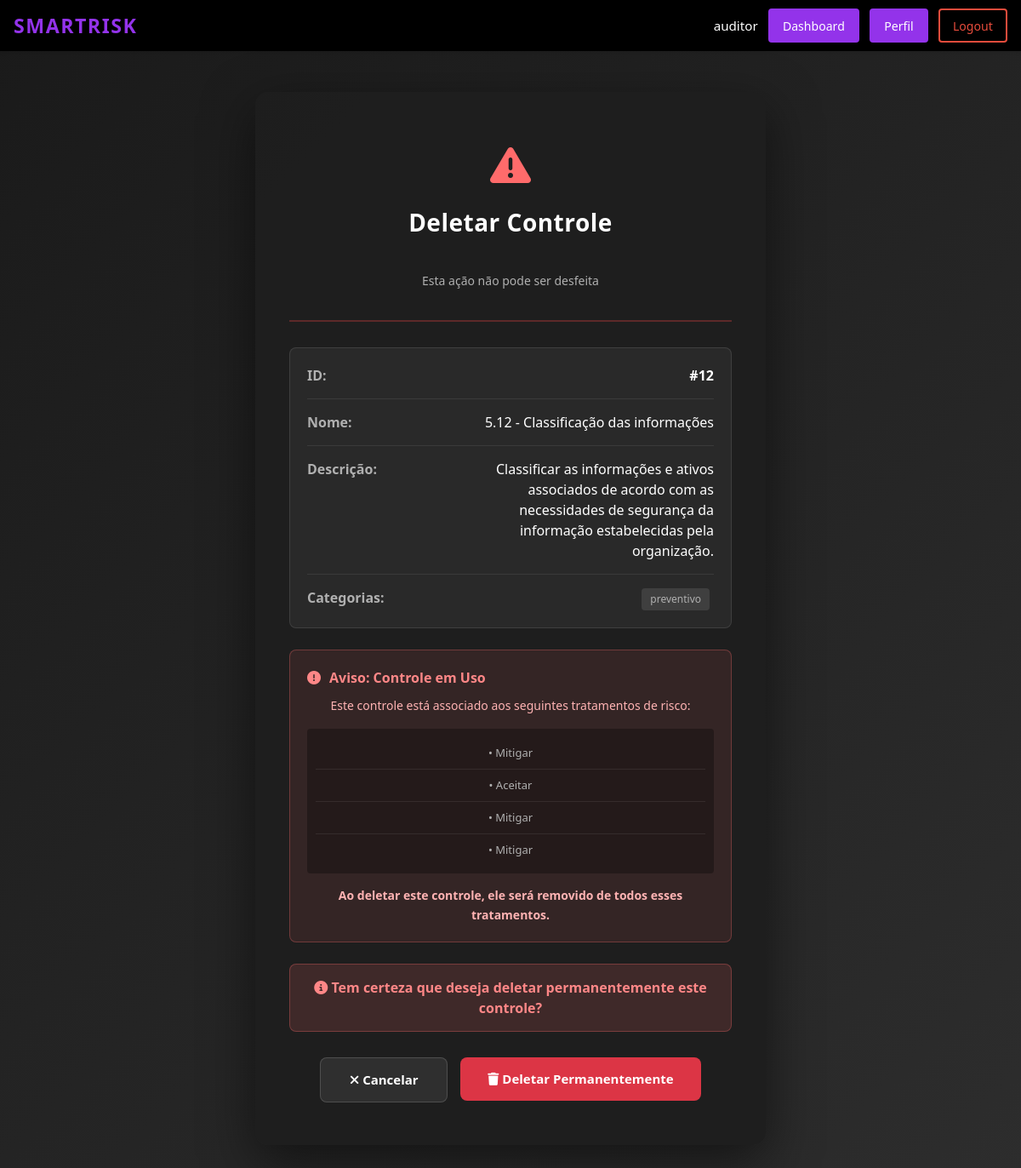
/deletar_controle/12/ (signed in), run on the app's committed database.
### ismsapp/models.py (models this page shows, shortened)
class Controle(models.Model):
    """The name or title of the control (e.g., from ISO 27001)."""
    nome = models.CharField(
        max_length=255,
        help_text="Nome ou título do controle (ex: '5.1 - Políticas de segurança da informação').",
    )
    """Detailed description of the control, including its purpose, scope, and how it should be implemented."""
    descricao = models.TextField(
        help_text="Descrição detalhada do controle: seu propósito, escopo e como deve ser implementado.",
    )
    """The categories this control belongs to (can be multiple)."""
    categorias = models.ManyToManyField(
        CategoriaControle,
        related_name="controles",
        help_text="Categorias às quais este controle pertence (Preventivo, Detectivo, ou Corretivo/Contingência).",
    )
    class Meta:
        verbose_name = "Controle"
        verbose_name_plural = "Controles"
        ordering = ["nome"]

class CategoriaControle(models.Model):
    class Tipo(models.TextChoices):
        PREVENTIVO = "preventivo", "Preventivo"
        DETECTIVO = "detectivo", "Detectivo"
        CORRETIVO = "corretivo", "Corretivo/Contingência"
    """The category type (unique, represents one of the three control categories)."""
    tipo = models.CharField(
        max_length=20,
        choices=Tipo.choices,
        unique=True,
        help_text="Tipo de categoria de controle.",
    )
    """Detailed description of what this category of control does."""
    descricao = models.TextField(
        default="",
        help_text="Descrição do tipo de controle.",
    )
    class Meta:
        verbose_name = "Categoria de Controle"
        verbose_name_plural = "Categorias de Controle"

class Tratamento(models.Model):
    class TipoTratamento(models.TextChoices):
        ACEITAR = "aceitar", "Aceitar"
        MITIGAR = "mitigar", "Mitigar"
        EVITAR = "evitar", "Evitar"
        COMPARTILHAR = "compartilhar", "Compartilhar"
    """The name or title of the treatment plan."""
    nome = models.CharField(
        max_length=255,
        blank=False,
        help_text="Nome do plano de tratamento.",
    )
    """The selected risk treatment strategy for this plan."""
    tipo_tratamento = models.CharField(
        max_length=20,
        choices=TipoTratamento.choices,
        help_text="Estratégia de resposta ao risco selecionada para este tratamento.",
    )
    """Detailed description of the treatment plan, including specific actions, responsible parties, and timelines."""
    descricao = models.TextField(
        help_text=(
            "Detalhes de implementação deste tratamento: quais ações serão tomadas, "
            "quem é o responsável e quaisquer prazos ou decisões relevantes."
        ),
    )
    """Indicates if this treatment represents an acceptance decision (no further action needed)."""
    aceito = models.BooleanField(
        default=False,
        help_text="Marca se este tratamento é uma decisão de aceitação do risco (sem ações adicionais).",
    )
    """Percentage reduction in probability expected from this treatment (0-100)."""
    reducao_probabilidade = models.PositiveSmallIntegerField(
        default=0,
        help_text="Porcentagem esperada de redução na probabilidade do risco (0-100).",
    )
    """Percentage reduction in consequence/impact expected from this treatment (0-100)."""
    reducao_impacto = models.PositiveSmallIntegerField(
        default=0,
        help_text="Porcentagem esperada de redução no impacto/consequência do risco (0-100).",
    )
    """Controls that are part of this treatment plan (many-to-many relationship)."""
    controles = models.ManyToManyField(
        Controle,
        related_name="tratamentos",
        blank=True,
        help_text="Controles que fazem parte deste plano de tratamento.",
    )
    class Meta:
        verbose_name = "Tratamento"
        verbose_name_plural = "Tratamentos"
    def __str__(self):
        return f"{self.get_tipo_tratamento_display()}"

### ismsapp/views.py (the view, shortened to what this page needs)
# urls.py: path("deletar_controle/<int:controle_id>/", views.DeleteControleView.as_view(), name="deletar_controle"),
class DeleteControleView(View):
    template_name = "ismsapp/deletar_controle.html"
    def _check_permission(self, user):
        if not user.is_authenticated:
            return False
        user_profile = getattr(user, 'profile', None)
        if not user_profile:
            return False
        allowed_actors = [
            UserProfile.Actor.SISTEMA_ADMIN,
            UserProfile.Actor.AUDITOR
        ]
        return user_profile.actor_type in allowed_actors
    @method_decorator(login_required(login_url="login"))
    def get(self, request, controle_id=None, *args, **kwargs):
        if not self._check_permission(request.user):
            return redirect('dashboard')
        from .models import Controle
        if not controle_id:
            return redirect('lista_controles')
        try:
            controle = Controle.objects.get(id=controle_id)
        except Controle.DoesNotExist:
            messages.error(request, "Controle não encontrado.")
            return redirect('lista_controles')
        tratamentos = controle.tratamentos.all()
        contexto = {
            'controle': controle,
            'controle_id': controle_id,
            'tratamentos': tratamentos,
            'page_title': f'Deletar Controle: {controle.nome}',
        }
        return render(request, self.template_name, contexto)

### ismsapp/templates/ismsapp/deletar_controle.html (shortened to what this page needs)
{% extends "ismsapp/base.html" %}
{% load static %}
{% block extra_css %}
    <link href="https://cdn.jsdelivr.net/npm/bootstrap@5.3.0/dist/css/bootstrap.min.css" rel="stylesheet">
    <link href="https://cdnjs.cloudflare.com/ajax/libs/font-awesome/6.4.0/css/all.min.css" rel="stylesheet">
    <link href="{% static 'css/ismsapp/cadastro_categoria_ativo.css' %}" rel="stylesheet">
{% endblock %}
{% block content %}
    <div class="cadastro-container delete-container">
        <div class="cadastro-card delete-card">
            <div class="delete-header">
                <div class="delete-icon">
                    <i class="fas fa-exclamation-triangle"></i>
                </div>
                <h1>Deletar Controle</h1>
                <p class="delete-message">Esta ação não pode ser desfeita</p>
            </div>
            <div class="delete-details">
                <div class="detail-item">
                    <span class="detail-label">ID:</span>
                    <span class="detail-value"><strong>#{{ controle.id }}</strong></span>
                </div>
                <div class="detail-item">
                    <span class="detail-label">Nome:</span>
                    <span class="detail-value">{{ controle.nome }}</span>
                </div>
                <div class="detail-item">
                    <span class="detail-label">Descrição:</span>
                    <span class="detail-value">{{ controle.descricao|truncatewords:20 }}</span>
                </div>
                <div class="detail-item">
                    <span class="detail-label">Categorias:</span>
                    <span class="detail-value">
                        {% for categoria in controle.categorias.all %}
                            <span class="category-badge {% if categoria.tipo == 'Preventivo' %}preventivo{% elif categoria.tipo == 'Detectivo' %}detectivo{% elif categoria.tipo == 'Corretivo' %}corretivo{% endif %}">
                                {{ categoria.tipo }}
                            </span>
                        {% empty %}
                            <span>Sem categorias</span>
                        {% endfor %}
                    </span>
                </div>
            </div>
            {% if tratamentos %}
                <div class="warning-section">
                    <div class="warning-title">
                        <i class="fas fa-exclamation-circle"></i>
                        Aviso: Controle em Uso
                    </div>
                    <div class="warning-message">
                        <p>Este controle está associado aos seguintes tratamentos de risco:</p>
                        <div class="tratamentos-list">
                            {% for tratamento in tratamentos %}
                                <div class="tratamento-item">
                                    • {{ tratamento }}
                                </div>
                            {% endfor %}
                        </div>
                        <p style="margin-top: 15px; margin-bottom: 0;">
                            <strong>Ao deletar este controle, ele será removido de todos esses tratamentos.</strong>
                        </p>
                    </div>
                </div>
            {% endif %}
            <div class="confirmation-message">
                <i class="fas fa-info-circle"></i>
                Tem certeza que deseja deletar permanentemente este controle?
            </div>
            <div class="delete-buttons">
                <a href="{% url 'lista_controles' %}" class="btn btn-cancel">
                    <i class="fas fa-times"></i> Cancelar
                </a>
                <form method="post" style="display: inline;">
                    <button type="submit" class="btn btn-delete">
                        <i class="fas fa-trash"></i> Deletar Permanentemente
                    </button>
                </form>
            </div>
        </div>
    </div>
{% endblock %}

### ismsapp/templates/ismsapp/base.html (shortened to what this page needs)
{% load static %}
<!DOCTYPE html>
<html lang="en">
<head>
    <link rel="stylesheet" href="{% static 'css/ismsapp/header.css' %}">
    {% block extra_css %}{% endblock %}
</head>
<body class="{% block body_class %}{% endblock %}">
    <header class="isms-header" role="banner">
        <div class="header-container">
            <a href="{% url 'home' %}" class="header-logo" aria-label="SmartRisk home">
                <span class="logo-text">SmartRisk</span>
            </a>
            <nav id="site-navigation" class="header-nav" role="navigation" aria-label="Main Navigation">
                {% if user.is_authenticated %}
                    <div class="nav-user">
                        <span class="username">{{ user.username }}</span>
                        <a href="{% url 'dashboard' %}" class="nav-button dashboard-button {% if request.resolver_match.url_name == 'dashboard' %}active{% endif %}" aria-label="Dashboard">
                            Dashboard
                        </a>
                        <a href="{% url 'profile' %}" class="nav-button profile-button {% if request.resolver_match.url_name == 'profile' %}active{% endif %}" aria-label="Profile">
                            Perfil
                        </a>
                        <form action="{% url 'logout' %}" method="post" style="display:inline;">
                            <button type="submit" class="nav-button logout-button" aria-label="Logout">Logout</button>
                        </form>
                    </div>
                {% endif %}
            </nav>
        </div>
    </header>
    <main id="main-content" class="main-content">
        <div class="content-container">
            {% block content %}{% endblock %}
        </div>
    </main>
</body>
</html>

### ismsapp/static/css/ismsapp/header.css (style rules this page uses)
.isms-header { background-color: #000000; color: white; padding: 0.65rem 0; box-shadow: 0 2px 4px rgba(0, 0, 0, 0.1); position: sticky; top: 0; z-index: 100; }
.header-container { max-width: 1200px; margin: 0 auto; padding: 0 1rem; display: flex; justify-content: space-between; align-items: center; }
.header-logo { text-decoration: none; color: white; display: flex; align-items: center; gap: 0.5rem; }
.logo-text { font-size: 1.45rem; font-weight: 700; letter-spacing: 1.5px; color: #9333ea; text-transform: uppercase; transition: color 0.3s ease; }
.header-nav { display: flex; align-items: center; gap: 0.75rem; }
.nav-user, .nav-auth { display: flex; align-items: center; gap: 0.75rem; }
.username { font-size: 0.95rem; color: #ffffff; font-weight: 500; padding: 0; background-color: transparent; }
.nav-button { padding: 0.45rem 0.95rem; border-radius: 4px; text-decoration: none; font-size: 0.88rem; font-weight: 500; transition: all 0.3s ease; cursor: pointer; border: none; display: inline-block; }
.profile-button { background-color: #9333ea; color: white; border: 2px solid #9333ea; }
.dashboard-button { background-color: #9333ea; color: white; border: 2px solid #9333ea; }
.logout-button { background-color: transparent; color: #e74c3c; border: 2px solid #e74c3c; }
.main-content { max-width: 1200px; margin: 2rem auto; padding: 0 1.5rem; }

### ismsapp/static/css/ismsapp/cadastro_categoria_ativo.css (style rules this page uses)
* { margin: 0; padding: 0; box-sizing: border-box; }
body { background: linear-gradient(135deg, #1a1a1a 0%, #2d2d2d 100%); min-height: 100vh; font-family: 'Segoe UI', Tahoma, Geneva, Verdana, sans-serif; }
.cadastro-container { width: 100%; max-width: 600px; padding: 20px; margin: 3rem auto; }
.cadastro-card { background: rgba(30, 30, 30, 0.95); border-radius: 15px; padding: 50px 40px; box-shadow: 0 20px 60px rgba(0, 0, 0, 0.5); text-align: center; }
.cadastro-card h1 { color: #ffffff; font-size: 28px; font-weight: 600; margin-bottom: 40px; letter-spacing: 0.5px; }
.btn { padding: 14px 32px; font-size: 15px; font-weight: 600; border: none; border-radius: 8px; cursor: pointer; transition: all 0.3s ease; text-decoration: none; display: inline-block; text-align: center; min-width: 150px; }
.btn-cancel { background: rgba(255, 255, 255, 0.08); color: #ffffff; border: 1px solid rgba(255, 255, 255, 0.15); }

### ismsapp/templates/ismsapp/deletar_controle.html (style rules this page uses)
.delete-container { padding: 0; }
.delete-card { max-width: 600px; }
.delete-header { text-align: center; margin-bottom: 30px; padding-bottom: 20px; border-bottom: 2px solid rgba(239, 68, 68, 0.3); }
.delete-icon { font-size: 48px; color: #ff6b6b; margin-bottom: 15px; }
.delete-message { color: #b0b0b0; font-size: 14px; margin-top: 10px; }
.delete-details { background: rgba(255, 255, 255, 0.05); border: 1px solid rgba(255, 255, 255, 0.1); border-radius: 8px; padding: 20px; margin-bottom: 25px; }
.detail-item { display: flex; justify-content: space-between; margin-bottom: 15px; padding-bottom: 15px; border-bottom: 1px solid rgba(255, 255, 255, 0.08); }
.detail-item:last-child { margin-bottom: 0; padding-bottom: 0; border-bottom: none; }
.detail-label { font-weight: 600; color: #b0b0b0; }
.detail-value { color: #ffffff; max-width: 300px; word-break: break-word; text-align: right; }
.category-badge { display: inline-block; background-color: rgba(255, 255, 255, 0.1); color: #b0b0b0; padding: 4px 10px; border-radius: 4px; font-size: 12px; margin-right: 5px; }
.warning-section { background: rgba(255, 107, 107, 0.1); border: 1px solid rgba(255, 107, 107, 0.3); border-radius: 8px; padding: 20px; margin-bottom: 25px; }
.warning-title { font-weight: 600; color: #ff8787; margin-bottom: 10px; display: flex; align-items: center; gap: 10px; }
.warning-message { color: #ffb3b3; font-size: 14px; line-height: 1.6; }
.tratamentos-list { background: rgba(0, 0, 0, 0.3); border-radius: 4px; padding: 10px; margin-top: 10px; }
.tratamento-item { padding: 8px; border-bottom: 1px solid rgba(255, 255, 255, 0.08); font-size: 13px; color: #b0b0b0; }
.tratamento-item:last-child { border-bottom: none; }
.confirmation-message { background: rgba(255, 107, 107, 0.15); border: 1px solid rgba(255, 107, 107, 0.3); border-radius: 8px; padding: 15px; margin-bottom: 25px; color: #ff8787; font-weight: 600; }
.delete-buttons { display: flex; gap: 15px; justify-content: center; margin-top: 30px; }
.btn-delete { background-color: #dc3545; color: #ffffff; }

### data on the page
Controle: id "12", nome "5.12 - Classificação das informações", descricao "Classificar as informações e ativos associados de acordo com as necessidades de segurança da informação estabelecidas pela organização."
CategoriaControle: tipo "preventivo"
Tratamento: tipo_tratamento "Mitigar"
Tratamento: tipo_tratamento "Aceitar"
Tratamento: tipo_tratamento "Mitigar"
Tratamento: tipo_tratamento "Mitigar"

### other printed values
{{ user.username }} "auditor"
